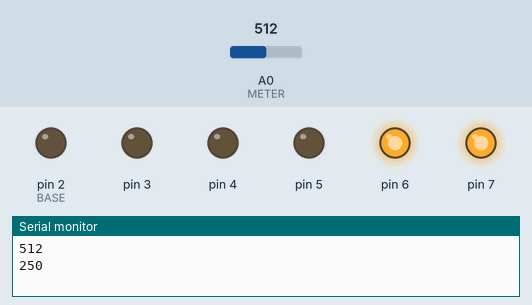
Recording of a sketch running on a simulated Arduino Uno, built with avr-gcc and run on an emulated ATmega328P. Shown: output pins drawn as LEDs (lit = HIGH), the last lines printed to the serial monitor. The inputs (shaded band) are chosen by the test bench; at power-on: A0 (METER) = 512.

Above: at 3.8 s.
3.9 s: A0 (METER) set to 0
At 7.0 s:
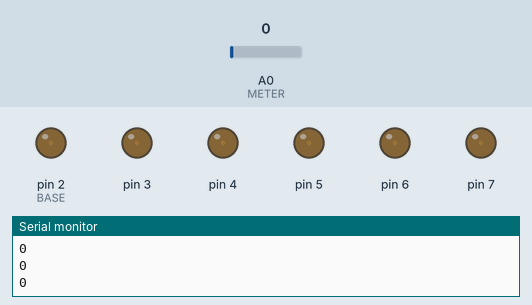
7.8 s: A0 (METER) set to 4
At 8.4 s:
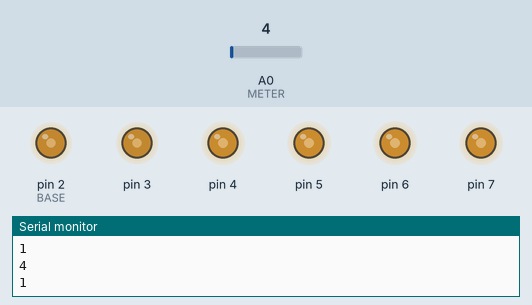
11.7 s: A0 (METER) set to 306
At 11.93 s:
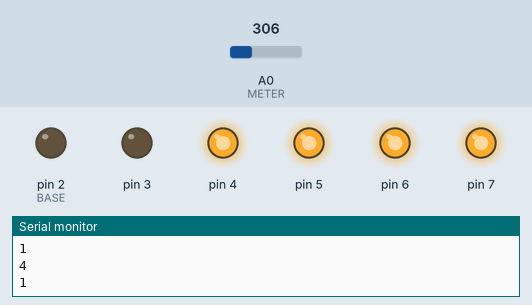
Timing chart, 0 to 21.6 s (numbered marks = the images above; inputs shaded):
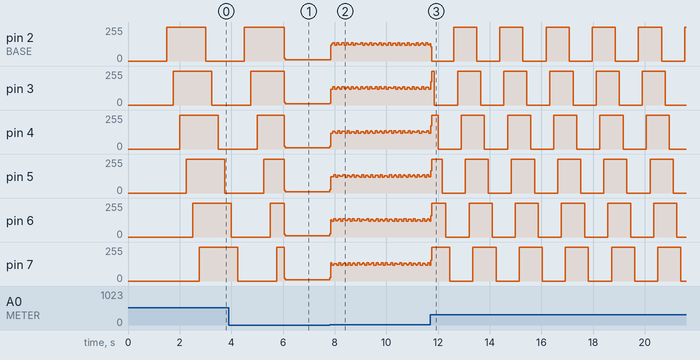

The sketch:

led_chasing_effecz.ino
```cpp
int BASE = 2;
int NUM = 6;
int METER = 0;
int DELAY = 500;

void setup() {
  Serial.begin(9600);
  for (int i = 0; i < NUM; ++i) {
    pinMode(BASE + i, OUTPUT);
  }
}

void loop() {
  int val = analogRead(METER);
  float ratio = val / 1024.0;
  int d = DELAY * ratio;

  for (int i = 0; i < NUM; ++i) {
    digitalWrite(BASE + i, LOW);
    delay(d);
  }

  Serial.println(val);
  Serial.println(d);

  for (int i = 0; i < NUM; ++i) {
    digitalWrite(BASE + i, HIGH);
    delay(d);
  }
}
```

Measured:
- the behaviour switches between 2 and 3 on A0 (METER) (found by bisection; images 1 and 2)
- by itself, pin 2 (BASE): repeats every 1.7 s: 0/255 0.84 s, 255/255 0.89 s
